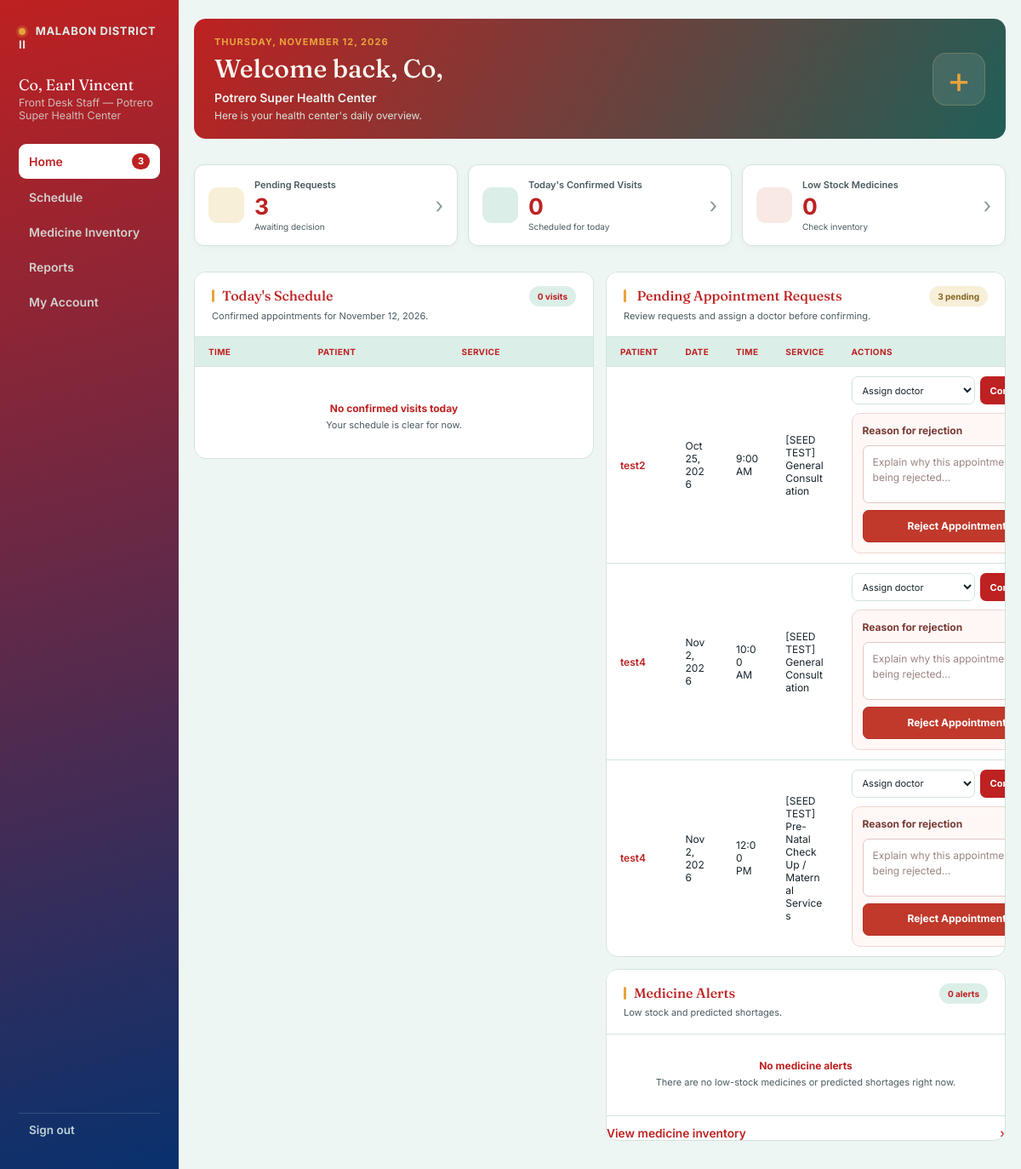
Screenshot of /staff_dashboard.php (signed in) with the database file from the repository.
### tables this page shows
CREATE TABLE `patients` (
  `id` int NOT NULL AUTO_INCREMENT,
  `username` varchar(50) NOT NULL,
  `full_name` varchar(150) NOT NULL,
  `patient_id` varchar(20) NOT NULL,
  `mobile` varchar(20) DEFAULT NULL,
  `health_center_id` int DEFAULT NULL,
  `pending_staff` tinyint(1) NOT NULL DEFAULT '0',
  `staff_position` varchar(100) DEFAULT NULL,
  `staff_claimed_center_id` int DEFAULT NULL,
  `staff_employee_id` varchar(50) DEFAULT NULL,
  `date_of_birth` date DEFAULT NULL,
  `gender` enum('Male','Female','Other') DEFAULT NULL,
  `address` varchar(255) DEFAULT NULL,
  `emergency_contact_name` varchar(150) DEFAULT NULL,
  `emergency_contact_number` varchar(20) DEFAULT NULL,
  PRIMARY KEY (`id`),
  UNIQUE KEY `username` (`username`),
  UNIQUE KEY `patient_id` (`patient_id`),
  KEY `health_center_id` (`health_center_id`),
  KEY `staff_claimed_center_id` (`staff_claimed_center_id`),
  CONSTRAINT `patients_ibfk_1` FOREIGN KEY (`username`) REFERENCES `users` (`username`) ON DELETE CASCADE,
  CONSTRAINT `patients_ibfk_2` FOREIGN KEY (`health_center_id`) REFERENCES `health_centers` (`id`) ON DELETE SET NULL,
  CONSTRAINT `patients_ibfk_3` FOREIGN KEY (`staff_claimed_center_id`) REFERENCES `health_centers` (`id`) ON DELETE SET NULL
);

CREATE TABLE `health_centers` (
  `id` int NOT NULL AUTO_INCREMENT,
  `name` varchar(150) NOT NULL,
  `address` varchar(255) DEFAULT NULL,
  `contact_number` varchar(30) DEFAULT NULL,
  `operating_hours` varchar(255) DEFAULT NULL,
  PRIMARY KEY (`id`)
);

CREATE TABLE `appointments` (
  `id` int NOT NULL AUTO_INCREMENT,
  `username` varchar(50) NOT NULL,
  `health_center_id` int NOT NULL,
  `service` varchar(150) NOT NULL,
  `appointment_date` date NOT NULL,
  `appointment_time` time NOT NULL,
  `status` enum('Pending','Confirmed','In consultation','Rejected','Cancelled','Completed','No-show') NOT NULL DEFAULT 'Pending',
  `created_at` datetime DEFAULT CURRENT_TIMESTAMP,
  `assigned_doctor` varchar(50) DEFAULT NULL,
  `cancel_reason` varchar(255) DEFAULT NULL,
  `cancelled_at` datetime DEFAULT NULL,
  `attendance_confirmed` tinyint(1) NOT NULL DEFAULT '0',
  `attendance_confirmed_at` datetime DEFAULT NULL,
  `reminder_count` tinyint NOT NULL DEFAULT '0',
  `last_reminder_date` date DEFAULT NULL,
  `confirm_token` char(32) DEFAULT NULL,
  `rejection_reason` text,
  PRIMARY KEY (`id`),
  UNIQUE KEY `uq_confirm_token` (`confirm_token`),
  KEY `username` (`username`),
  KEY `health_center_id` (`health_center_id`),
  KEY `assigned_doctor` (`assigned_doctor`),
  CONSTRAINT `appointments_ibfk_1` FOREIGN KEY (`username`) REFERENCES `users` (`username`) ON DELETE CASCADE,
  CONSTRAINT `appointments_ibfk_2` FOREIGN KEY (`health_center_id`) REFERENCES `health_centers` (`id`),
  CONSTRAINT `appointments_ibfk_3` FOREIGN KEY (`assigned_doctor`) REFERENCES `users` (`username`)
);

### staff_dashboard.php (the view, shortened to what the rows shown need)
<?php
include "auth_check.php";
$username = $_SESSION["username"];
$stmt = $conn->prepare("SELECT * FROM patients WHERE username = ?");
$stmt->bind_param("s", $username);
$stmt->execute();
$staff = $stmt->get_result()->fetch_assoc();
$centerId = $staff["health_center_id"];
$stmt = $conn->prepare("SELECT name FROM health_centers WHERE id = ?");
$stmt->bind_param("i", $centerId);
$stmt->execute();
$centerName = $stmt->get_result()->fetch_assoc()["name"] ?? "Unknown center";
$stmt = $conn->prepare("
    SELECT users.username, patients.full_name
    FROM users
    JOIN patients ON patients.username = users.username
    WHERE users.role = 'doctor' AND patients.health_center_id = ?
    ORDER BY patients.full_name
");
$stmt->bind_param("i", $centerId);
$stmt->execute();
$doctorsResult = $stmt->get_result();
$doctors = [];
while ($d = $doctorsResult->fetch_assoc())
    $doctors[] = $d;
$stmt = $conn->prepare("
    SELECT appointments.*, patients.full_name
    FROM appointments
    JOIN patients ON patients.username = appointments.username
    WHERE appointments.health_center_id = ? AND appointments.status = 'Pending'
    ORDER BY appointments.appointment_date, appointments.appointment_time
");
$stmt->bind_param("i", $centerId);
$stmt->execute();
$pending = $stmt->get_result();
?>
<!DOCTYPE html>
<html lang="en">
<head>
    <link rel="stylesheet" href="homepagestyle.css">
    <link rel="stylesheet" href="patient_style.css">
</head>
<body class="dashboard-body">
    <div class="dash-shell">
        <aside class="sidebar">
            <div class="sidebar-user">
                <div class="sidebar-name"><?= htmlspecialchars($staff["full_name"] ?: $username) ?></div>
                <div class="sidebar-id">Front Desk Staff — <?= htmlspecialchars($centerName) ?></div>
            </div>
        </aside>
        <main class="dash-main">
            <section class="dash-section staff-home" id="tab-home">
                <div class="home-welcome">
                    <div class="welcome-text">
                        <p class="welcome-date">
                            <?= date("l, F j, Y") ?>
                        </p>
                        <h1 class="dash-title">
                            Welcome back,
                            <?= htmlspecialchars(
                                explode(" ", $staff["full_name"] ?: $username)[0],
                                ENT_QUOTES,
                                "UTF-8"
                            ) ?>
                        </h1>
                        <p class="welcome-center">
                            <?= htmlspecialchars($centerName, ENT_QUOTES, "UTF-8") ?>
                        </p>
                        <p class="welcome-description">
                            Here is your health center's daily overview.
                        </p>
                    </div>
                </div>
                <div class="home-dashboard-grid">
                    <div class="home-dashboard-left">
                        <div class="dash-card home-panel home-schedule-panel">
                            <div class="home-panel-header">
                                <div>
                                    <h2 class="card-heading">Today's Schedule</h2>
                                </div>
                            </div>
                            <div class="home-table-wrap">
                                <table class="dash-table home-table">
                                    <thead>
                                        <tr>
                                            <th>Time</th>
                                            <th>Patient</th>
                                            <th>Service</th>
                                        </tr>
                                    </thead>
                                </table>
                            </div>
                        </div>
                    </div>
                    <div class="home-dashboard-right">
                        <div class="dash-card home-panel">
                            <div class="home-panel-header">
                                <div>
                                    <h2 class="card-heading">
                                        Pending Appointment Requests
                                    </h2>
                                </div>
                            </div>
                            <div class="home-table-wrap">
                                <table class="dash-table home-table">
                                    <thead>
                                        <tr>
                                            <th>Patient</th>
                                            <th>Date</th>
                                            <th>Time</th>
                                            <th>Service</th>
                                            <th class="home-action-heading">Actions</th>
                                        </tr>
                                    </thead>
                                    <tbody>
                                        <?php if ($pending->num_rows > 0): ?>
                                            <?php while ($row = $pending->fetch_assoc()): ?>
                                                <tr>
                                                    <td>
                                                        <span class="home-patient-name">
                                                            <?= htmlspecialchars(
                                                                $row["full_name"],
                                                                ENT_QUOTES,
                                                                "UTF-8"
                                                            ) ?>
                                                        </span>
                                                    </td>
                                                    <td>
                                                        <?= date(
                                                            "M j, Y",
                                                            strtotime($row["appointment_date"])
                                                        ) ?>
                                                    </td>
                                                    <td>
                                                        <?= date(
                                                            "g:i A",
                                                            strtotime($row["appointment_time"])
                                                        ) ?>
                                                    </td>
                                                    <td>
                                                        <?= htmlspecialchars(
                                                            $row["service"],
                                                            ENT_QUOTES,
                                                            "UTF-8"
                                                        ) ?>
                                                    </td>
                                                    <td class="home-actions-cell">
                                                        <div class="home-action-group">
                                                            <form action="update_appointment_status.php" method="POST"
                                                                class="home-confirm-form">
                                                                <select name="assigned_doctor" aria-label="Assign doctor"
                                                                    required <?= empty($doctors) ? "disabled" : "" ?>>
                                                                    <option value="">
                                                                        Assign doctor
                                                                    </option>
                                                                </select>
                                                                <button type="submit" class="home-btn home-btn-confirm"
                                                                    <?= empty($doctors) ? "disabled" : "" ?>>
                                                                    Confirm
                                                                </button>
                                                            </form>
                                                            <form action="update_appointment_status.php" method="POST"
                                                                class="home-reject-form">
                                                                <label for="rejection-reason-<?= (int) $row["id"] ?>">
                                                                    Reason for rejection
                                                                </label>
                                                                <textarea id="rejection-reason-<?= (int) $row["id"] ?>"
                                                                    name="rejection_reason" rows="2" minlength="5"
                                                                    maxlength="500"
                                                                    placeholder="Explain why this appointment is being rejected..."
                                                                    required></textarea>
                                                                <button type="submit" class="home-btn home-btn-reject">
                                                                    Reject Appointment
                                                                </button>
                                                            </form>
                                                        </div>
                                                    </td>
                                                </tr>
                                            <?php endwhile; ?>
                                        <?php endif; ?>
                                    </tbody>
                                </table>
                            </div>
                        </div>
                        <div class="dash-card home-panel home-medicine-alerts">
                            <div class="home-panel-header">
                                <div>
                                    <h2 class="card-heading">Medicine Alerts</h2>
                                </div>
                            </div>
                        </div>
                    </div>
                </div>
            </section>
        </main>
    </div>
</body>
</html>

### rows the page displays
patients: full_name "Co, Earl Vincent", full_name "Co,"
health_centers: name "Potrero Super Health Center"
appointments: patients.full_name "test2", appointment_date "Oct 25, 2026", appointment_time "9:00 AM", service "[SEED TEST] General Consultation"
appointments: patients.full_name "test4", appointment_date "Nov 2, 2026", appointment_time "10:00 AM", service "[SEED TEST] General Consultation"
appointments: patients.full_name "test4", appointment_date "Nov 2, 2026", appointment_time "12:00 PM", service "[SEED TEST] Pre-Natal Check Up / Maternal Services"

### other values shown
$pending->num_rows "3"
$today->num_rows "0"
$lowStockCount "0"
count($lowStockMedicines) + count($homeForecastAlerts) "0"
